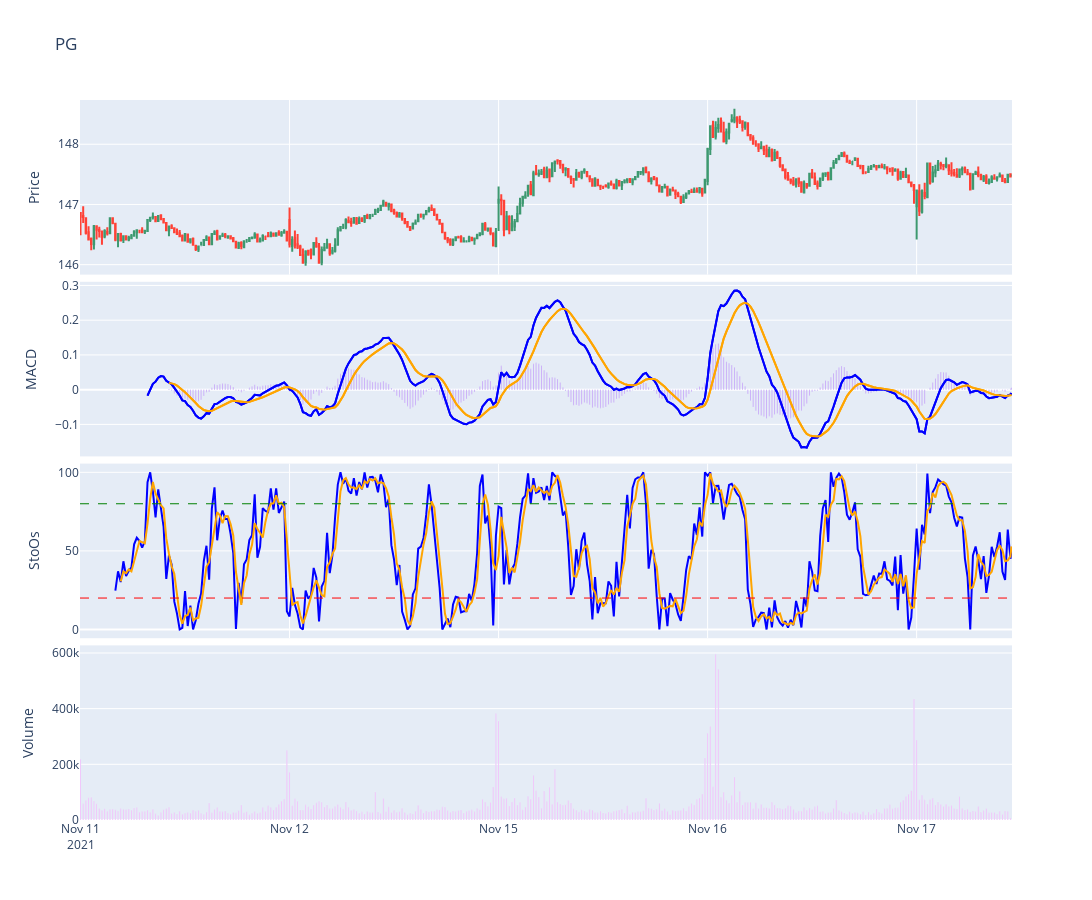

Notebook code for this chart:
### Code cell
# If we plot PG we can see a resistance line at around 140 on multiple dates
# The volumes spike leading into uptrends
# plot_macd_stoch("PG", "2mo", "1h")

# Now we will zoom in and we can see how when the MACD crosses over that these are potential 
# opportunities to buy or sell (This example would work better if we were near 140)
plot_macd_stoch("PG", "5d", "5m")

# A Stochastic (stuh ka stuhk) Oscillator is also plotted because it 
# gives us a signal of an upcoming trend reversal
# Values range from 0 to 100 and values over 80 are considered to be
# overbought while those under 20 are considered oversold
# This isn't a simple buy or sell plot however and it is common for stocks
# to stay overbought or sold over long periods
# This isn't a chart you use on its own, but instead to backup other charts
# You use it normally when an investment is either in a down or up trend.
# This means the stock is bouncing up and down, but consistently reaching higher highs
# or lower lows. When in one of these trends it is common for it to remain in
# overbought or sold trends for a long time.

# Don't buy based on this chart during downtrends and don't sell during uptrends!

### Figure 1 — Plotly figure (JSON) as saved in the notebook; plotly's stock layout.template omitted (floating-point values rounded to 4 significant figures; data arrays with more than 128 entries replaced by an {"elided": "..."} marker saying what was removed)
{"data": [{"close": {"elided": "349 float values"}, "high": {"elided": "349 float values"}, "low": {"elided": "349 float values"}, "open": {"elided": "349 float values"}, "type": "candlestick", "x": {"elided": "349 str values"}, "xaxis": "x", "yaxis": "y"}, {"line": {"color": "blue", "width": 2}, "type": "scatter", "x": {"elided": "349 str values"}, "xaxis": "x2", "y": {"elided": "349 float values"}, "yaxis": "y2"}, {"line": {"color": "orange", "width": 2}, "type": "scatter", "x": {"elided": "349 str values"}, "xaxis": "x2", "y": {"elided": "349 float values"}, "yaxis": "y2"}, {"type": "bar", "x": {"elided": "349 str values"}, "xaxis": "x2", "y": {"elided": "349 float values"}, "yaxis": "y2"}, {"line": {"color": "blue", "width": 2}, "type": "scatter", "x": {"elided": "349 str values"}, "xaxis": "x2", "y": {"elided": "349 float values"}, "yaxis": "y2"}, {"line": {"color": "orange", "width": 2}, "type": "scatter", "x": {"elided": "349 str values"}, "xaxis": "x2", "y": {"elided": "349 float values"}, "yaxis": "y2"}, {"line": {"color": "blue", "width": 2}, "type": "scatter", "x": {"elided": "349 str values"}, "xaxis": "x3", "y": {"elided": "349 float values"}, "yaxis": "y3"}, {"line": {"color": "orange", "width": 2}, "type": "scatter", "x": {"elided": "349 str values"}, "xaxis": "x3", "y": {"elided": "349 float values"}, "yaxis": "y3"}, {"type": "bar", "x": {"elided": "349 str values"}, "xaxis": "x4", "y": {"elided": "349 int values"}, "yaxis": "y4"}], "layout": {"height": 900, "shapes": [{"line": {"color": "red", "dash": "dash", "width": 1}, "type": "line", "x0": 0, "x1": 1, "xref": "x3 domain", "y0": 20, "y1": 20, "yref": "y3"}, {"line": {"color": "green", "dash": "dash", "width": 1}, "type": "line", "x0": 0, "x1": 1, "xref": "x3 domain", "y0": 80, "y1": 80, "yref": "y3"}], "showlegend": false, "title": {"text": "PG"}, "width": 1200, "xaxis": {"anchor": "y", "domain": [0, 1], "matches": "x4", "rangebreaks": [{"bounds": ["sat", "mon"]}, {"bounds": [16, 9.5], "pattern": "hour"}], "rangeslider": {"visible": false}, "showticklabels": false}, "xaxis2": {"anchor": "y2", "domain": [0, 1], "matches": "x4", "showticklabels": false}, "xaxis3": {"anchor": "y3", "domain": [0, 1], "matches": "x4", "showticklabels": false}, "xaxis4": {"anchor": "y4", "domain": [0, 1]}, "yaxis": {"anchor": "x", "domain": [0.7575, 1], "title": {"text": "Price"}}, "yaxis2": {"anchor": "x2", "domain": [0.505, 0.7475], "title": {"text": "MACD"}}, "yaxis3": {"anchor": "x3", "domain": [0.2525, 0.495], "title": {"text": "StoOs"}}, "yaxis4": {"anchor": "x4", "domain": [0, 0.2425], "title": {"text": "Volume"}}}}
